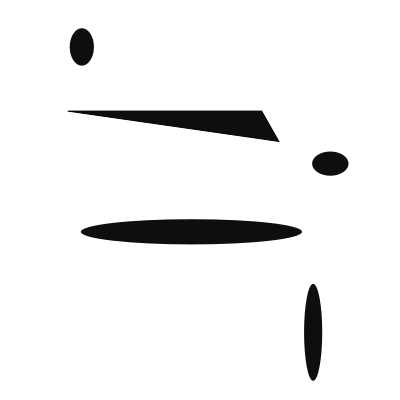
#> input picture mask.png, 400 x 400 px; the run also reads 1 picture not shown here
$ jupyter execute --allow-errors png2numpy.ipynb
#> lines starting #> are read from the running program, lines starting #| are printed output that depends on the picture; after the words box and inside, x2 and y2 are one past the last pixel; in counts of white or black regions, pixels touching at a corner belong together
[cell 1]
from PIL import Image
import os, glob
import numpy as np

[cell 2]
image = Image.open('./mask.png')
#> image is the input picture: PIL image 400x400 RGB; min 0, max 255, mean 239.4
image = image.convert("RGB")
data = np.asarray(image)
data

[cell 3]
data2=data[:,:,0]
data2

[cell 4]
data3 = np.where(data2 < 240, 0, 1)
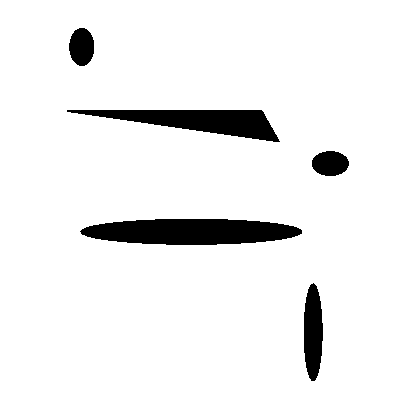
#> data3: shape (400, 400) int64; values 0 (black) and 1 (white), 93.2% white; 5 black regions, box (x1, y1, x2, y2) and area: (80, 219, 302, 245) 4575, (67, 110, 280, 142) 3386, (304, 283, 323, 381) 1465, (69, 28, 94, 66) 752, (312, 151, 349, 176) 731
data3
data3[28,79]
#> Out = 0

[cell 5]
data4=np.where(data3==0,1.4,1)
data4
data4[28,79]
#> Out = 1.4

[cell 6]
np.save('./fibro_mask.npy',data4)

[cell 7]
print(list(zip(*np.where(data3 ==0))))
#> (printed output is left out)
# [(0, 0), (0, 1), (0, 2), (1, 0)]

[cell 8]
image = Image.open('./mask4.png')
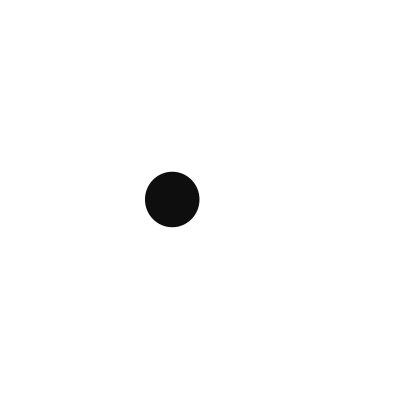
#> input picture mask4.png, 400 x 400 px
#> image is the input picture: PIL image 400x400 RGB; min 14, max 255, mean 251.4
image = image.convert("RGB")
data = np.asarray(image)
data

[cell 9]
data.shape
#> Out = (400, 400, 3)

[cell 10]
data2=data[:,:,0]
data2
data3 = np.where(data2 < 240, 1, 0.5)
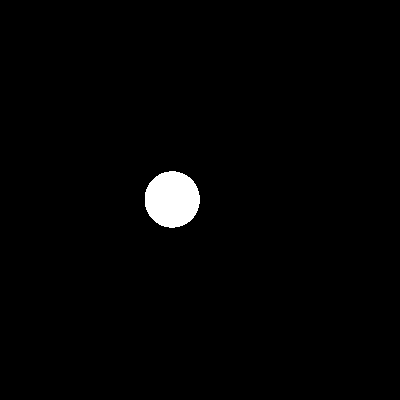
#> data3: shape (400, 400) float64; values 0.5 (black) and 1 (white), 1.5% white; 1 white region, box (x1, y1, x2, y2) and area: (145, 171, 200, 228) 2456
data3
data3[240,200]
#> Out = 0.5

[cell 11]
data4 = np.where(data2 < 240, 1, 3.0)
data4[200,200]
#> Out = 3

[cell 12]
np.save('./ilca_mask.npy',data3)
np.save('./ikur_mask.npy',data4)

[cell 13]
image = Image.open('./mask3.png')
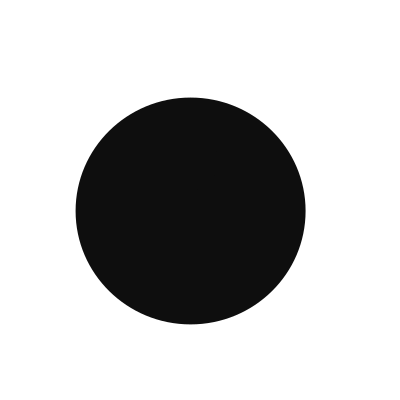
#> input picture mask3.png, 400 x 400 px
#> image is the input picture: PIL image 400x400 RGB; min 13, max 255, mean 193.3
image = image.convert("RGB")
data = np.asarray(image)
data

[cell 14]
data5=data[:,:,0]
data5
data6 = np.where(data5 < 240, 1, 0.5)
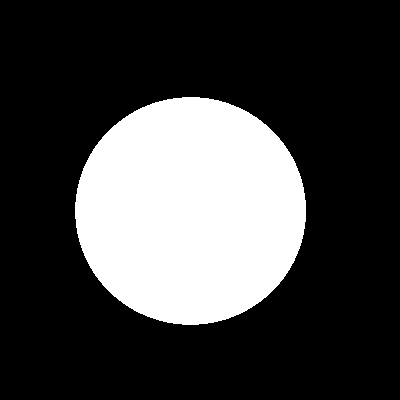
#> data6: shape (400, 400) float64; values 0.5 (black) and 1 (white), 25.8% white; 1 white region, box (x1, y1, x2, y2) and area: (75, 97, 306, 325) 41300
data6
data6[240,200]
#> Out = 1

[cell 15]
data7 = np.where(data5 < 240, 1, 3.0)
data7[200,200]
#> Out = 1

[cell 16]
np.save('./ilca_mask2.npy',data6)
np.save('./ikur_mask2.npy',data7)

[cell 17]
image = Image.open('./mask5.png')
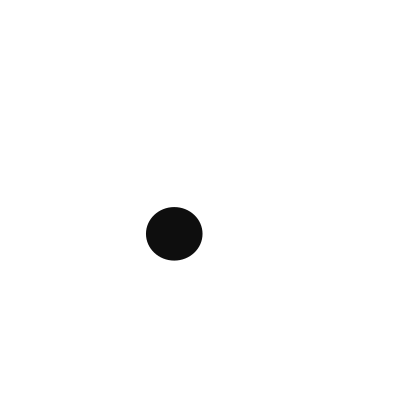
#> input picture mask5.png, 400 x 400 px
#> image is the input picture: PIL image 400x400 RGB; min 14, max 255, mean 251.4
image = image.convert("RGB")
data = np.asarray(image)
data5=data[:,:,0]

data8 = np.where(data5 < 240, 1, 0.5)
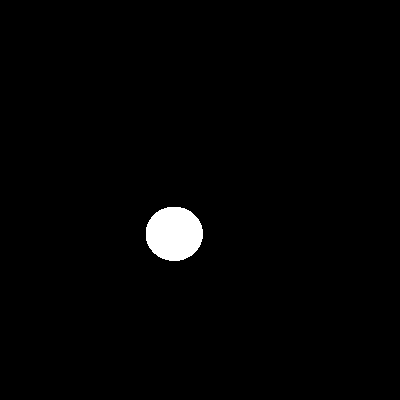
#> data8: shape (400, 400) float64; values 0.5 (black) and 1 (white), 1.5% white; 1 white region, box (x1, y1, x2, y2) and area: (146, 207, 203, 261) 2451
data9=np.where(data5 < 240,1,3.0)
np.save('./ilca_mask3.npy',data8)
np.save('./ikur_mask3.npy',data9)

[cell 18]
image = Image.open('./mask5_.png')
image = image.convert("RGB")
#> image: PIL image 600x600 RGB
data = np.asarray(image)
data5=data[:,:,0]
#> data5: shape (600, 600)

data8 = np.where(data5 < 240, 1, 0.5)
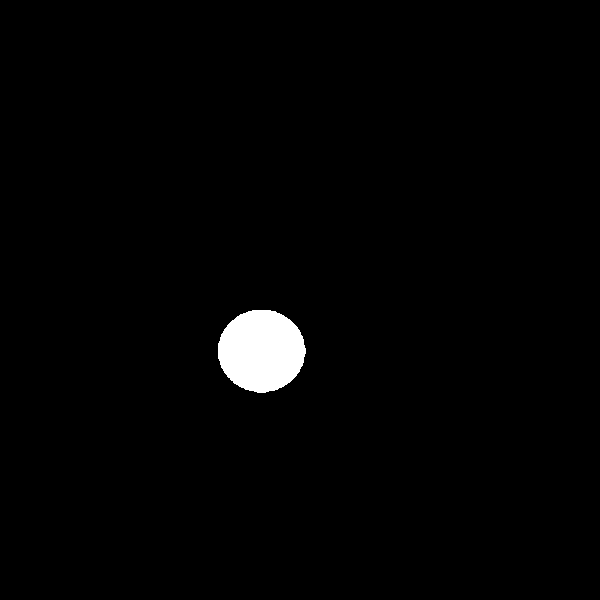
#> data8: shape (600, 600) float64; values 0.5 (black) and 1 (white), 1.6% white; 1 white region, box (x1, y1, x2, y2) and area: (218, 310, 306, 393) 5675
data9=np.where(data5 < 240,1,3.0)
np.save('./ilca_mask3_.npy',data8)
np.save('./ikur_mask3_.npy',data9)

[cell 19]
image = Image.open('./mask3.png')
image = image.convert("RGB")
data = np.asarray(image)
data5=data[:,:,0]

data8 = np.where(data5 < 240, 1, 0.5)
data9=np.where(data5 < 240,1,3.0)
np.save('./ilca_mask4.npy',data8)
np.save('./ikur_mask4.npy',data9)

[cell 20]
image = Image.open('./mask6.png')
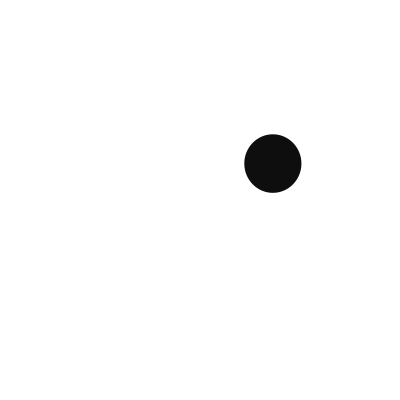
#> input picture mask6.png, 400 x 400 px
#> image is the input picture: PIL image 400x400 RGB; min 14, max 255, mean 251
image = image.convert("RGB")
data = np.asarray(image)
data5=data[:,:,0]
#> data5: shape (400, 400)

data8 = np.where(data5 < 240, 1, 0.5)
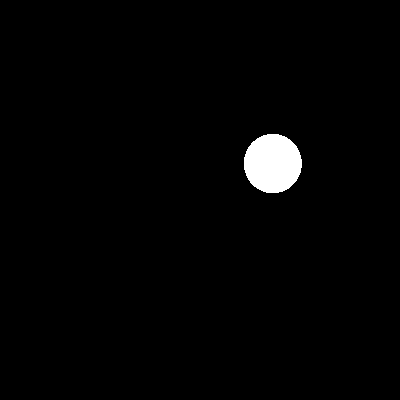
#> data8: shape (400, 400) float64; values 0.5 (black) and 1 (white), 1.7% white; 1 white region, box (x1, y1, x2, y2) and area: (244, 134, 302, 193) 2706
data9=np.where(data5 < 240,1,3.0)
np.save('./ilca_mask5.npy',data8)
np.save('./ikur_mask5.npy',data9)
